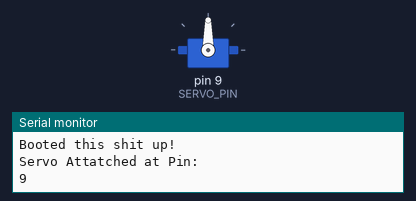
A sketch run on a simulated Arduino Uno, built with avr-gcc and run on an emulated ATmega328P. Shown: servo, the last lines printed to the serial monitor.

Above: at 0.05 s.
At 1.5 s:
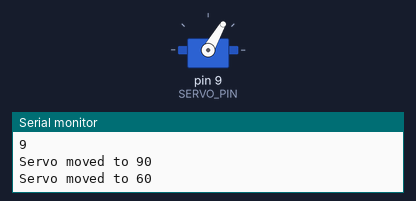
At 3.0 s:
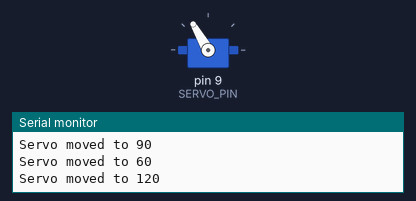
Timing chart, 0 to 6.9 s (numbered marks = the images above):
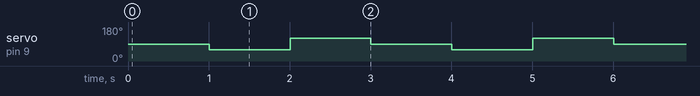

Measured:
- by itself, servo on pin 9 (SERVO_PIN): repeats every 3.0 s: 120° 1.0 s, 90° 1.0 s, 60° 1.0 s

The sketch:

03_servo_sweep.ino
```cpp
// POC 1.3 — Basic servo control
// Goal: prove that the Arduino can generate a servo control signal.
// Hardware: servo signal wire connected to digital pin 9.

#include <Servo.h>

Servo testServo;
const int SERVO_PIN = 9;

void setup() {
  Serial.begin(9600);
  Serial.println("Booted this shit up!");
  testServo.attach(SERVO_PIN);
  Serial.println("Servo Attatched at Pin:");
  Serial.println(SERVO_PIN);
}

void loop() {
  testServo.write(90);
  Serial.println("Servo moved to 90");
  delay(1000);

  testServo.write(60);
  Serial.println("Servo moved to 60");
  delay(1000);

  testServo.write(120);
  Serial.println("Servo moved to 120");
  delay(1000);
}
```
